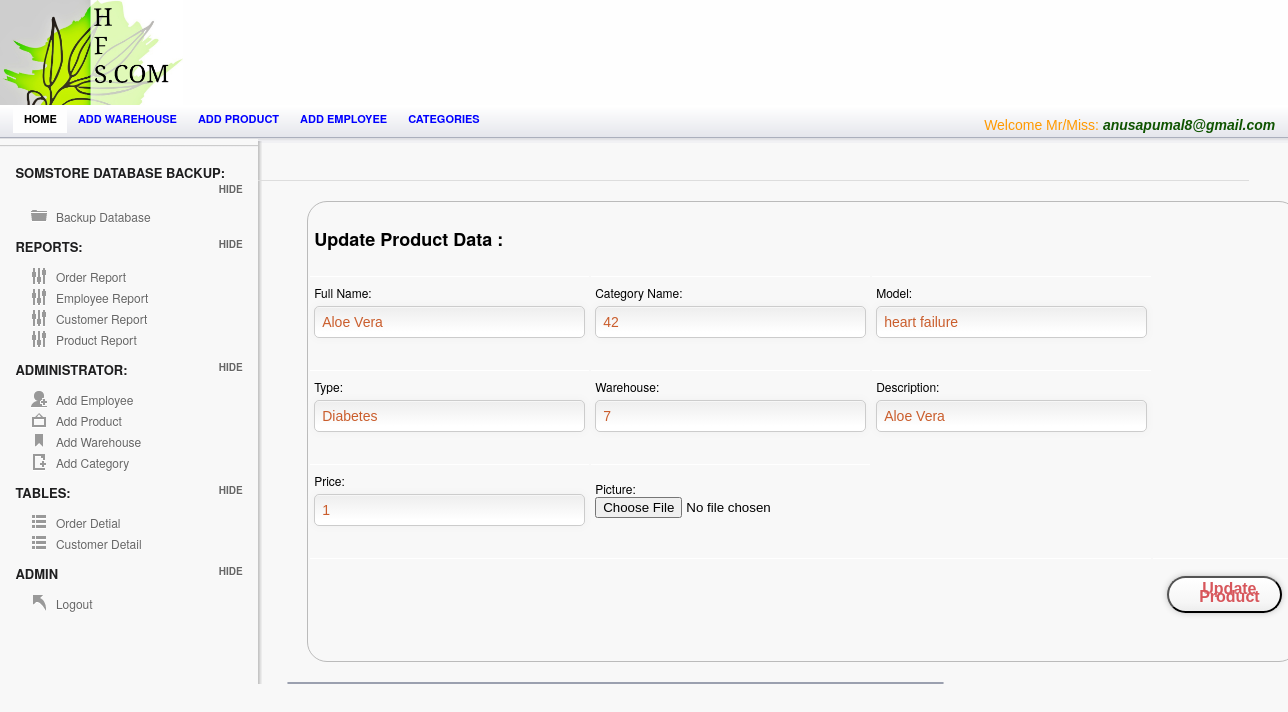
Page /Admin/prodViewUpdate.php?update=1 (signed in) on the committed database.
### tables this page shows
CREATE TABLE `employee` (
  `Employee_ID` int(95) NOT NULL AUTO_INCREMENT,
  `Employee_Name` varchar(25) NOT NULL,
  `Username` varchar(25) NOT NULL,
  `Password` varchar(25) NOT NULL,
  `Picture` varchar(255) NOT NULL,
  PRIMARY KEY (`Employee_ID`)
);

CREATE TABLE `product` (
  `Product_ID` int(255) NOT NULL AUTO_INCREMENT,
  `productName` varchar(77) NOT NULL,
  `Category_ID` int(255) NOT NULL,
  `Model` varchar(50) NOT NULL,
  `Type` varchar(50) NOT NULL,
  `Warehouse_ID` int(255) NOT NULL,
  `Description` varchar(500) NOT NULL,
  `Price` varchar(255) NOT NULL,
  `Picture` varchar(255) NOT NULL,
  PRIMARY KEY (`Product_ID`),
  KEY `Category_ID` (`Category_ID`),
  KEY `Warehouse_ID` (`Warehouse_ID`),
  CONSTRAINT `product_ibfk_1` FOREIGN KEY (`Category_ID`) REFERENCES `category` (`Category_ID`),
  CONSTRAINT `product_ibfk_2` FOREIGN KEY (`Warehouse_ID`) REFERENCES `warehouse` (`Warehouse_ID`)
);

### session.php (called while the page is built, shortened)
<?php
include('config.php');
$check=$_SESSION['login_username'];
$session=mysqli_query($mysqli, "select Username from employee where Username='$check' ");
$row=mysqli_fetch_array($session);
$login_session=$row['Username'];
?>

### Admin/prodViewUpdate.php (the view, shortened to what this page needs)
	<?php
include("../session.php");
	include("../config.php");
	?>
<!doctype html>
<html lang="en">
<head>
	<link rel="stylesheet" href="css/layout.css" type="text/css" media="screen" />
</head>
<body>
<div id="container">
	   <div id="header">
		<div id="logo-banner">
				<div id="logo">
					<a href="index.php"><img src="images/logo.png" alt="" /></a>
				</div>
				<div id="banner">
				</div>
		</div>
		</div>
	<div id="content-wrap">
	<section id="secondary_bar">
             <nav>
                <ul>
                    <li class="selected"><a href="index.php">Home</a></li>
                    <li><a href="add_warehouse.php">Add warehouse</a></li>
                    <li><a href="add_product.php">Add product</a></li>
                    <li><a href="Employee.php">Add employee</a></li>
                    <li><a href="add_category.php">Categories</a></li>
                    <li class="logout"> <span class="check"> <?php echo "Welcome Mr/Miss:   ". "<font color='##fa5400'><i><b>".$login_session."</b></i></font>" ;?> </span></li>
                </ul>
            </nav>
	</section>
<aside id="sidebar" class="column">
		<hr/>
		<h3> SomStore Database Backup:</h3>
		<ul class="toggle">
		    <li class="icn_folder"><a href="Backup.php">Backup Database</a></li>
		</ul>
		<h3>Reports:</h3>
		<ul class="toggle">
		    <li class="icn_settings"><a href="a_report.php" target="_blank">Order Report</a></li>
			<li class="icn_settings"><a href="EmployeeReport.php">Employee Report</a></li>
			<li class="icn_settings"><a href="CustomerReport.php">Customer Report</a></li>
			<li class="icn_settings"><a href="ProductReport.php"> Product Report</a></li>
		</ul>
		<h3>Administrator:</h3>
		<ul class="toggle">
		    <li class="icn_add_user"><a href="Employee.php">Add Employee</a></li>
			<li class="icn_photo"><a href="add_product.php">Add Product</a></li>
			<li class="icn_tags"><a href="add_warehouse.php">Add Warehouse</a></li>
			<li class="icn_new_article"><a href="add_category.php">Add Category</a></li>
		</ul>
        <h3>Tables:</h3>
		<ul class="toggle">
		    <li class="icn_categories"><a href="order.php">Order Detial</a></li>
     		<li class="icn_categories"><a href="customerTable.php">Customer Detail</a></li>
		</ul>
		<h3>Admin</h3>
		<ul class="toggle">
			<li class="icn_jump_back"><a href="../logout.php">Logout</a></li>
		</ul>
	</aside>
	<section id="main" class="column">
<?php
$update=$_GET['update'];
$result = mysqli_query($mysqli,"SELECT * FROM product  where Product_ID ='$update'");
?>
<?php if($row = mysqli_fetch_array($result))
  {?>
	<div id="form_wrapper" class="form_wrapper">
		 <table>
					<form class="register active" action="prodUpdate.php" method="POST" autocomplete="off">
					<th colspan="3"><h2>Update Product Data :</h2> </th>
   <tr>
    <td>
	  <label>Full Name:</label>
		<input type="text" id="fname" name="fname" value="<?php echo $row['productName'];?>"  placeholder="Full name" required>
	</td>
    <td>
	<label>Category Name:</label>
		<input type="text" id="cname" name="cname" value="<?php echo $row['Category_ID'];?>" placeholder="User name" required>
	</td>
    <td>
	<label>Model:</label>
		<input type="text" id="model" name="model" value="<?php echo $row['Model'];?>" placeholder="User name" required>
   </td>
   </tr>
   <tr>
      <td>
	  <label>Type:</label>
		<input type="text" id="type" name="type" value="<?php echo $row['Type'];?>"  placeholder="Full name" required>
	</td>
   <td>
	<label>Warehouse:</label>
		<input type="text" id="whouse" name="whouse" value="<?php echo $row['Warehouse_ID'];?>" placeholder="User name" required>
   </td>
     <td>
	<label>Description:</label>
	<input type="text" id="desp" name="desp" value="<?php echo $row['Description'];?>" placeholder="User name" required>
   </td>
   </tr>
      <tr>
      <td>
	  <label>Price:</label>
		<input type="text" id="price" name="price" value="<?php echo $row['Price'];?>"  placeholder="Full name" required>
	</td>
   <td>
		<label> Picture:</label>
		<input type="file" name="picture" id="picture"  value="<?php echo $row['Picture'];?>" placeholder="Full name" required>
   </td>
   </tr>
			<div class="bottom">
						<td colspan="3">
							<td colspan="3">
						<button type="submit"  name="submit" value="Update" class="a-btn"> <span class="a-btn-text">Update Product</span></button>
						</td>
						</td>
						</div>
	</form>
	</table>
	</div>
         <?php }?>
		<article class="module width_3_quarter">
	    </article>
	</section>
          </div>
   </div>
</body>
</html>

### rows in the picture
employee: Username "anusapumal8@gmail.com"
product: fname "Aloe Vera", cname "42", model "heart failure", type "Diabetes", whouse "7", desp "Aloe Vera", price "1"
